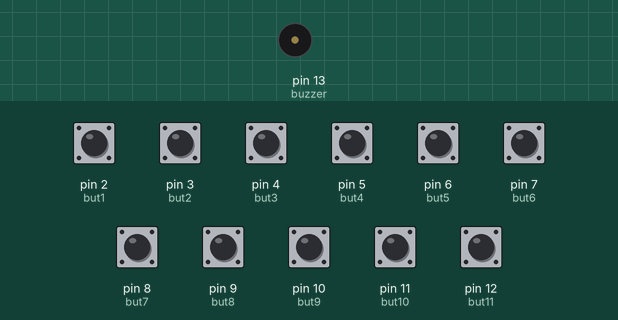
Simulated run of this sketch. Board: Arduino Uno, built with avr-gcc and run on an emulated ATmega328P. Parts: buzzer (waves = sounding). The test bench sets the inputs (shaded band); at power-on: pin 2 (but1), pin 3 (but2), pin 4 (but3), pin 5 (but4), pin 6 (but5), pin 7 (but6), pin 8 (but7), pin 9 (but8), pin 10 (but9), pin 11 (but10), pin 12 (but11) LOW.

Above: at 1.2 s.
1.3 s: pin 11 (but10) pulled HIGH for 0.15 s
At 1.8 s:
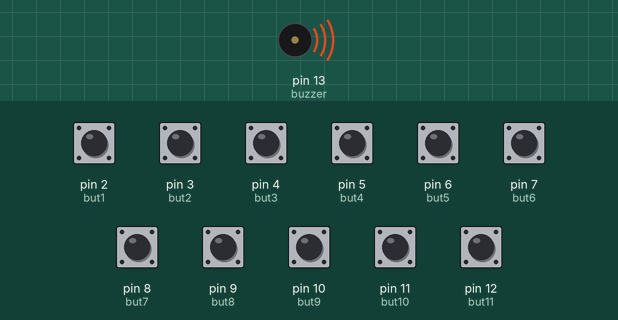
Timing chart, 0 to 10.4 s (numbered marks = the images above; inputs shaded):
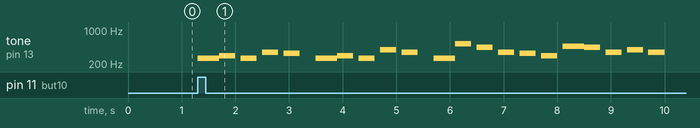

Measured:
- after the input at 1.3 s, tone on pin 13 (buzzer): plays 261 Hz for 0.40 s, 293 Hz for 0.30 s, 261 Hz for 0.30 s, 349 Hz for 0.30 s, 329 Hz for 0.30 s, 261 Hz for 0.40 s … (21 notes in this stretch), starting at once

The sketch:

Tuen__1_.ino
```cpp
// Piano tues                  button 1 to 9
// Happy birthday tune: :::    button-10

// Buzzer Pin

// Push Buttons Pins
int but1 = 2;
int but2 = 3;
int but3 = 4;
int but4 = 5;
int but5 = 6;
int but6 = 7;
int but7 = 8;
int but8 = 9;
int but9 = 10;
int but10 = 11;
int but11 = 12;

int buzzer = 13;

//specify input buttons...

void setup()
{
  pinMode (but1, INPUT);
  pinMode (but2, INPUT);
  pinMode (but3, INPUT);
  pinMode (but4, INPUT);
  pinMode (but5, INPUT);
  pinMode (but6, INPUT);
  pinMode (but7, INPUT);
  pinMode (but8, INPUT);
  pinMode (but9, INPUT);
  pinMode (but10, INPUT);
  pinMode (but11, INPUT);

//specifying output button
  pinMode (buzzer, OUTPUT);
}

// take reading of specific button while pressing
void loop()
{
	int b1 = digitalRead(but1);
  int b2 = digitalRead(but2);
  int b3 = digitalRead(but3);
  int b4 = digitalRead(but4);
  int b5 = digitalRead(but5);
  int b6 = digitalRead(but6);
  int b7 = digitalRead(but7);
  int b8 = digitalRead(but8);
  int b9 = digitalRead(but9);
  int b10 = digitalRead(but10);
  int b11 = digitalRead(but11);


  if (b1==1){				//Button 1
  	tone(buzzer, 300,100);
      delay(10);
  }
  if (b2==1){				//Button 1
  	tone(buzzer, 400,100);
      delay(10);
  }
  if (b3==1){				//Button 1
  	tone(buzzer, 500,100);
      delay(10);
  }
  if (b4==1){				//Button 1
  	tone(buzzer, 600,100);
      delay(10);
  }
  if (b5==1){				//Button 1
  	tone(buzzer, 700,100);
      delay(10);
  }
  if (b6==1){				//Button 1
  	tone(buzzer, 800,100);
      delay(10);
  }
  if (b7==1){				//Button 1
  	tone(buzzer, 900,100);
      delay(10);
  }
  if (b8==1){				//Button 1
  	tone(buzzer, 1000,100);
      delay(10);
  }
  if (b9==1){				//Button 1
  	tone(buzzer, 1100,100);
      delay(10);
  }


// Happy birthday tune: :::


  int d100=200,d200=400,d300=600,d400=800;  //delay
  int fd100=300;                            //freq. delay

  if (b10==1){
 	tone(buzzer,261.63,fd100);//C4
     delay(d100);
   tone(buzzer, 261.63,fd100);//C4
      delay(d100);
    tone(buzzer, 293.66,fd100);//D4
      delay(d200);
    tone(buzzer, 261.63,fd100);//C4
      delay(d200);
    tone(buzzer, 349.23,fd100);//F4
      delay(d200);
    tone(buzzer, 329.63,fd100);//E4
      delay(d300);
    tone(buzzer, 261.63,fd100);//C4
      delay(d100);
    tone(buzzer, 261.63,fd100);//C4
      delay(d100);
    tone(buzzer, 293.66,fd100);//D4
      delay(d200);
    tone(buzzer, 261.63,fd100);//C4
      delay(d200);
    tone(buzzer, 392,fd100);//G4
      delay(d200);
    tone(buzzer, 349.23,fd100);//F4
      delay(d300);
    tone(buzzer, 261.63,fd100);//C4
      delay(d100);
    tone(buzzer, 261.63,fd100);//C4
      delay(d100);
    tone(buzzer, 524,fd100);//C5
      delay(d200);
    tone(buzzer, 440,fd100);//A4
      delay(d200);
    tone(buzzer, 349.23,fd100);//F4
      delay(d200);
    tone(buzzer, 329.63,fd100);//E4
      delay(d200);
    tone(buzzer, 293.66,fd100);//D4
      delay(d200);
    tone(buzzer, 466.16,fd100);//A4#
      delay(d100);
    tone(buzzer, 466.16,fd100);//A4#
      delay(d100);
    tone(buzzer, 440,fd100);//A4
      delay(d200);
    tone(buzzer, 349.23,fd100);//F4
      delay(d200);
    tone(buzzer, 392,fd100);//G4
      delay(d200);
    tone(buzzer, 349.23,fd100);//F4
      delay(d400);


 }
}
```
